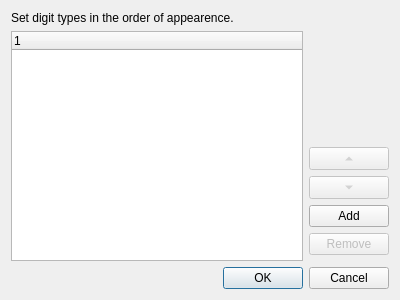
<?xml version="1.0" encoding="UTF-8"?>
<ui version="4.0">
 <class>FMEnvelopeSetEditDialog</class>
 <widget class="QDialog" name="FMEnvelopeSetEditDialog">
  <property name="geometry">
   <rect>
    <x>0</x>
    <y>0</y>
    <width>400</width>
    <height>300</height>
   </rect>
  </property>
  <property name="windowTitle">
   <string>Edit FM envelope set</string>
  </property>
  <layout class="QGridLayout" name="gridLayout">
   <item row="4" column="1">
    <widget class="QToolButton" name="downToolButton">
     <property name="enabled">
      <bool>false</bool>
     </property>
     <property name="sizePolicy">
      <sizepolicy hsizetype="Minimum" vsizetype="Fixed">
       <horstretch>0</horstretch>
       <verstretch>0</verstretch>
      </sizepolicy>
     </property>
     <property name="text">
      <string/>
     </property>
     <property name="arrowType">
      <enum>Qt::DownArrow</enum>
     </property>
    </widget>
   </item>
   <item row="5" column="1">
    <widget class="QPushButton" name="addPushButton">
     <property name="text">
      <string>Add</string>
     </property>
    </widget>
   </item>
   <item row="0" column="0" colspan="2">
    <widget class="QLabel" name="label">
     <property name="sizePolicy">
      <sizepolicy hsizetype="Preferred" vsizetype="Preferred">
       <horstretch>0</horstretch>
       <verstretch>0</verstretch>
      </sizepolicy>
     </property>
     <property name="text">
      <string>Set digit types in the order of appearence.</string>
     </property>
    </widget>
   </item>
   <item row="6" column="1">
    <widget class="QPushButton" name="removePushButton">
     <property name="enabled">
      <bool>false</bool>
     </property>
     <property name="text">
      <string>Remove</string>
     </property>
    </widget>
   </item>
   <item row="3" column="1">
    <widget class="QToolButton" name="upToolButton">
     <property name="enabled">
      <bool>false</bool>
     </property>
     <property name="sizePolicy">
      <sizepolicy hsizetype="Minimum" vsizetype="Fixed">
       <horstretch>0</horstretch>
       <verstretch>0</verstretch>
      </sizepolicy>
     </property>
     <property name="text">
      <string/>
     </property>
     <property name="arrowType">
      <enum>Qt::UpArrow</enum>
     </property>
    </widget>
   </item>
   <item row="8" column="0" colspan="2">
    <widget class="QDialogButtonBox" name="buttonBox">
     <property name="orientation">
      <enum>Qt::Horizontal</enum>
     </property>
     <property name="standardButtons">
      <set>QDialogButtonBox::Cancel|QDialogButtonBox::Ok</set>
     </property>
    </widget>
   </item>
   <item row="1" column="1">
    <spacer name="verticalSpacer">
     <property name="orientation">
      <enum>Qt::Vertical</enum>
     </property>
     <property name="sizeHint" stdset="0">
      <size>
       <width>20</width>
       <height>40</height>
      </size>
     </property>
    </spacer>
   </item>
   <item row="1" column="0" rowspan="7">
    <widget class="QTreeWidget" name="treeWidget">
     <property name="styleSheet">
      <string notr="true"/>
     </property>
     <property name="uniformRowHeights">
      <bool>true</bool>
     </property>
    </widget>
   </item>
  </layout>
 </widget>
 <tabstops>
  <tabstop>treeWidget</tabstop>
  <tabstop>upToolButton</tabstop>
  <tabstop>downToolButton</tabstop>
  <tabstop>addPushButton</tabstop>
  <tabstop>removePushButton</tabstop>
 </tabstops>
 <resources/>
 <connections>
  <connection>
   <sender>buttonBox</sender>
   <signal>accepted()</signal>
   <receiver>FMEnvelopeSetEditDialog</receiver>
   <slot>accept()</slot>
   <hints>
    <hint type="sourcelabel">
     <x>248</x>
     <y>254</y>
    </hint>
    <hint type="destinationlabel">
     <x>157</x>
     <y>274</y>
    </hint>
   </hints>
  </connection>
  <connection>
   <sender>buttonBox</sender>
   <signal>rejected()</signal>
   <receiver>FMEnvelopeSetEditDialog</receiver>
   <slot>reject()</slot>
   <hints>
    <hint type="sourcelabel">
     <x>316</x>
     <y>260</y>
    </hint>
    <hint type="destinationlabel">
     <x>286</x>
     <y>274</y>
    </hint>
   </hints>
  </connection>
 </connections>
</ui>
